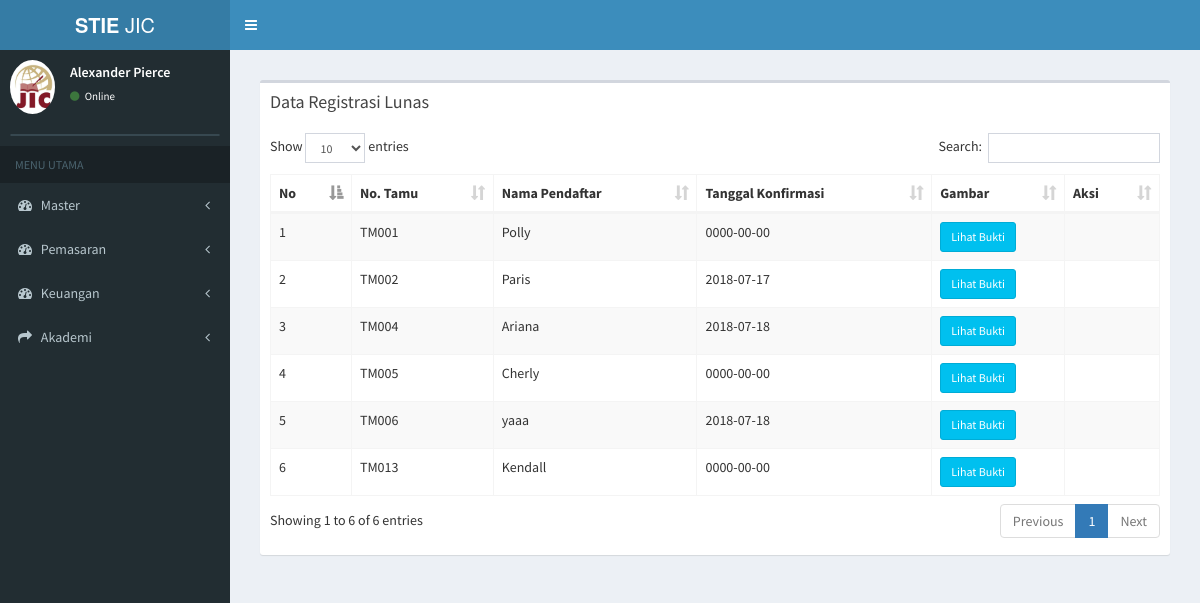
/index.php/finance/data_lunas, run on an earlier commit of the app's database.
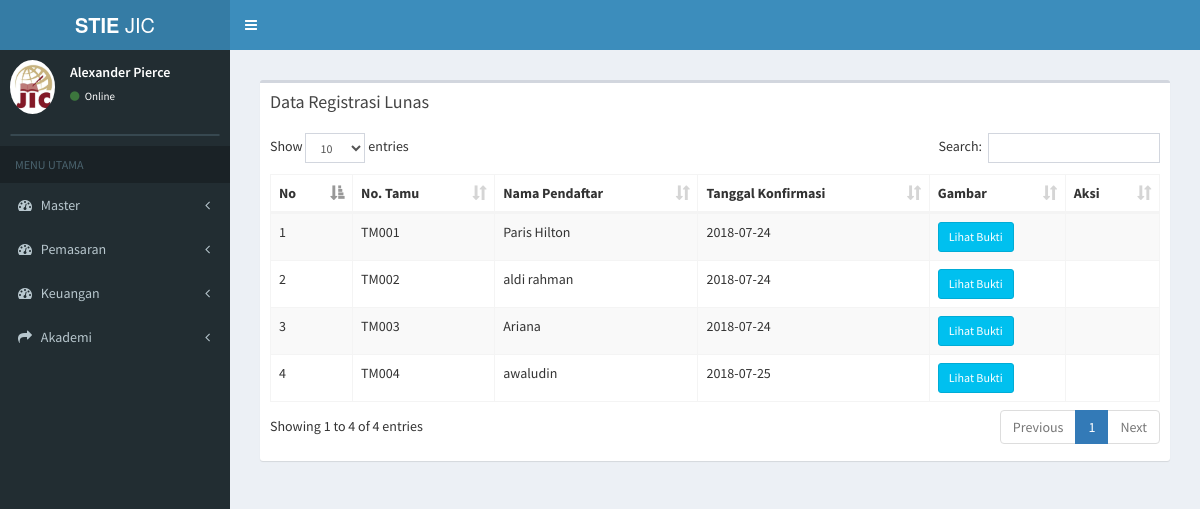
And on a later commit of the database.
### tables this page shows
CREATE TABLE `tb_pendaftaran` (
  `id_pendaftaran` varchar(6) NOT NULL,
  `tanggal_pendaftaran` date NOT NULL,
  `nama_pendaftar` varchar(50) NOT NULL,
  `jk_pendaftar` varchar(20) NOT NULL,
  `id_sekolah` varchar(6) NOT NULL,
  `jurusan` varchar(20) NOT NULL,
  `alamat` varchar(100) NOT NULL,
  `email` varchar(30) NOT NULL,
  `no_telp` varchar(15) NOT NULL,
  `waktu` varchar(10) NOT NULL,
  `status_bayar` varchar(20) NOT NULL,
  `id_prodi` varchar(6) NOT NULL,
  `sumber` varchar(30) NOT NULL,
  `ibu_kandung` varchar(30) NOT NULL,
  `bukti_transfer` text NOT NULL,
  `agama` varchar(10) NOT NULL,
  `id_du` varchar(6) NOT NULL,
  `f1` text NOT NULL,
  `f2` text NOT NULL,
  `f3` text NOT NULL,
  `notes` text NOT NULL,
  `tanggal_konfirmasi` date NOT NULL,
  `sgs` varchar(20) NOT NULL
);

### application/controllers/finance.php (called while the page is built, shortened)
<?php
class Finance extends CI_Controller {
	public function __construct()
	{
		$this->load->model('finance_model');
		$this->load->model('biaya_sekolah_model');
	}
	public function data_lunas()
	{
		$data['main_view'] = 'Finance/data_lunas_view';
		$data['mahasiswa'] = $this->finance_model->data_lunas();
		$this->load->view('template', $data);
	}
}

### index.php (called while the page is built, shortened)
<?php
require_once BASEPATH.'core/CodeIgniter.php';

### application/models/finance_model.php (called while the page is built, shortened)
<?php
class Finance_model extends CI_Model {
  public function data_lunas(){
    $query = $this->db->query("SELECT * FROM tb_pendaftaran WHERE status_bayar = 'Lunas' OR status_bayar = 'Aktif'")->result();
    return $query;
  }
}

### application/views/Finance/data_lunas_view.php (the view, shortened to what this page needs)
<section class="content">
      <div class="row">
        <div class="col-xs-12">
          <div class="box">
            <div class="box-header">
              <h3 class="box-title">Data Registrasi Lunas</h3>
            </div>
            <div class="box-body">
              <table id="example1" class="table table-bordered table-striped">
                <thead>
                <tr>
                  <th>No</th>
                  <th>No. Tamu</th>
                  <th>Nama Pendaftar</th>
                  <th>Tanggal Konfirmasi</th>
                  <th>Gambar</th>
                  <th>Aksi</th>
                </tr>
                </thead>
                <tbody>
                <?php
                $no = 0;
                foreach ($mahasiswa as $data) {
                  echo '
                <tr>
                  <td>'.++$no.'</td>
                  <td name="id_pendaftaran">'.$data->id_pendaftaran.'
                  </td>
                  <td>'.$data->nama_pendaftar.'</td>
                  <td>'.$data->tanggal_konfirmasi.'
                  </td>
                  <td> <a href="'.base_url('uploads/'.$data->bukti_transfer).'" class="btn btn-info btn-sm" target="_blank">Lihat Bukti</a>
                  </td>
                  <td>
                ' ;
              }
              ?>
                </tbody>
              </table>
            </div>
          </div>
        </div>
      </div>
    </section>

What changed in the data, as far as the page shows it:
no longer on this page (row edited): tb_pendaftaran: id_pendaftaran "TM005", nama_pendaftar "Cherly", tanggal_konfirmasi "0000-00-00"
no longer on this page (row edited): tb_pendaftaran: id_pendaftaran "TM006", nama_pendaftar "yaaa", tanggal_konfirmasi "2018-07-18"
removed tb_pendaftaran: id_pendaftaran "TM013", nama_pendaftar "Kendall", tanggal_konfirmasi "0000-00-00"
changed tb_pendaftaran "TM001": nama_pendaftar "Polly" → "Paris Hilton"; tanggal_konfirmasi "0000-00-00" → "2018-07-24"
changed tb_pendaftaran "TM002": nama_pendaftar "Paris" → "aldi rahman"; tanggal_konfirmasi "2018-07-17" → "2018-07-24"
now on this page (row edited): tb_pendaftaran: id_pendaftaran "TM003", nama_pendaftar "Ariana", tanggal_konfirmasi "2018-07-24"
changed tb_pendaftaran "TM004": nama_pendaftar "Ariana" → "awaludin"; tanggal_konfirmasi "2018-07-18" → "2018-07-25"
Also different on the page:
text written by a page script: "Show entries Search: Showing 1 to 6 of 6 entries Previous 1 Next" → "Show entries Search: Showing 1 to 4 of 4 entries Previous 1 Next"
